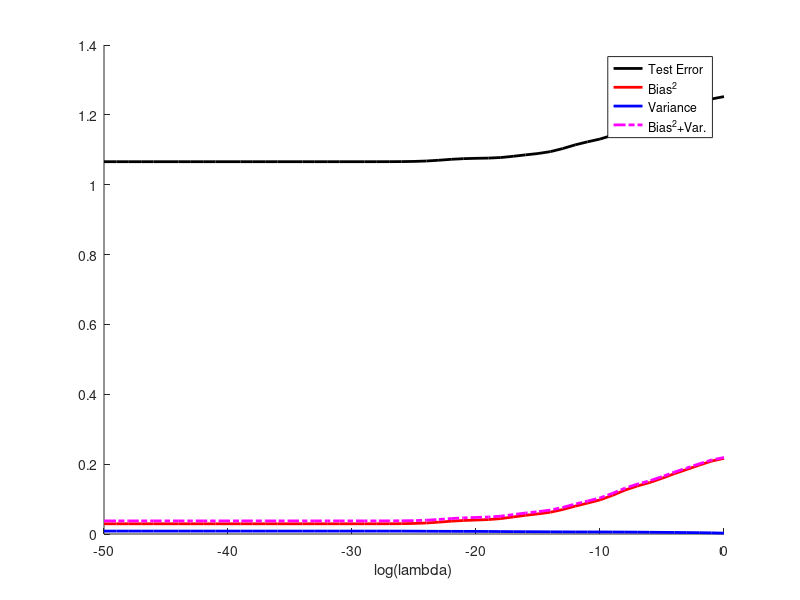

Source code (MATLAB):
function BiasVarianceL
N = 1000; % # OF OBSERVATIONS PER DATASET
K = 5;% # OF DATASETS
noiseSTD = 1; % NOISE STANDARDE DEV.
nTrain = ceil(N*.9); % # OF TRAINING POINTS


stepL =1;
maxL = 0;
minL = -50;

logL=minL:stepL:maxL;
lamdas = exp(logL);
nLamdas=size(lamdas,2);

M = 10;

% # INITIALIZE SOME VARIABLES
weights = cell(nLamdas,K);
yTrain = cell(1,nLamdas);
yTest = cell(1,nLamdas);
x=rand(N,1);
warning('off');
for iS = 1:K % LOOP OVER DATASETS
    % CREATE OBSERVED DATA, y
    y = exp(cos(2*pi*x))+log(x) + noiseSTD*randn(size(x));
 
    % CREATE TRAINING SET
    trainData = x(1:nTrain);
    trainTarget = y(1:nTrain);
 
    % CREATE TESTING SET
    testData = x(nTrain+1:end);
    testTarget = y(nTrain+1:end);
 
    % FIT MODELS
    for l = 1:nLamdas
 
        % MODEL PARAMETER ESTIMATES
        weights{l,iS} = compW(trainData,trainTarget,M,lamdas(l));
        % PREDICTIONS
        yTrain {l}(iS,:) = getY(weights{l,iS},trainData,M)'; %TRAINING SET
        yTest {l}(iS,:) = getY(weights{l,iS},testData,M)'; % TESTING SET
 
        % MEAN SQUARED ERROR
        %trainErrors{l}(iS) = mean((yTrain{l}(iS,:)' - trainTarget).^2); % TRAINING
        testErrors{l}(iS) = mean((yTest{l}(iS,:)' - testTarget).^2); % TESTING
    end
end
 
% CALCULATE AVERAGE PREDICTION ERROR, BIAS, AND VARIANCE

target=exp(cos(2*pi*testData))+log(testData);

for iD = 1:nLamdas
    %trainError(iD) = mean(trainErrors{iD});
    testError(iD) = mean(testErrors{iD});
    biasSquared(iD) = mean((mean(yTest{iD})-target').^2);
    variance(iD) = mean(var(yTest{iD},1));
end
 
% DISPLAY
figure;
hold on;
plot(logL,testError,'k','Linewidth',2);
plot(logL,biasSquared,'r','Linewidth',2);
plot(logL,variance,'b','Linewidth',2);
plot(logL,biasSquared + variance,'m-.','Linewidth',2);
xlabel('log(lambda)')
legend('Test Error','Bias^2','Variance','Bias^2+Var.')
hold off;

end

function w = compW(data, target,complexity,lamda)
phi = dMat(data,complexity);
%warning off;
w = ((lamda * eye(complexity)) + phi'*phi)\(phi'*target);
end

%% Function for creating Design Matrix

function phi = dMat(data,complexity)
phi = bsxfun(@power , data , (0:complexity-1));
end

function y = getY(w,data,complexity)
phi = dMat(data,complexity);
y = phi*w;
end